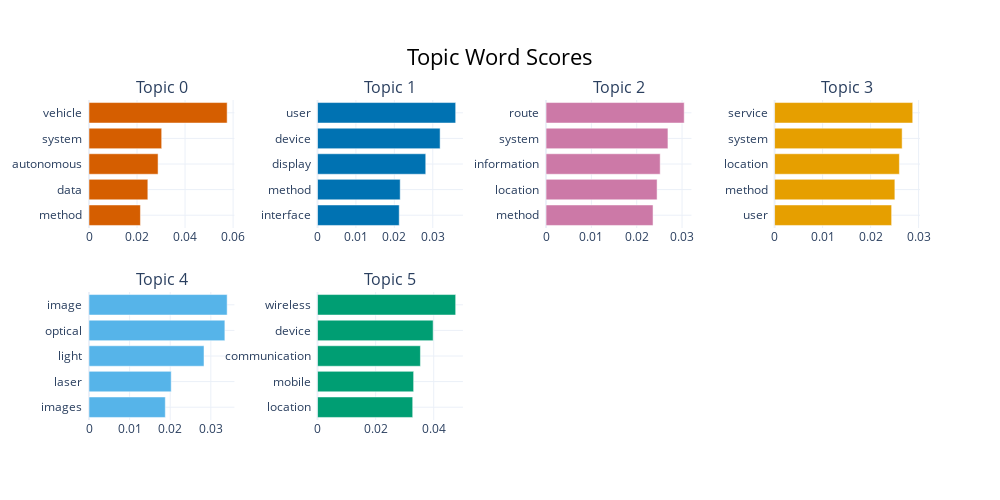

Here is the notebook cell this chart was saved with:
### Code cell
# New: Utilize additional visualization methods
topic_model.visualize_barchart(top_n_topics=10)

### Figure 1 — Plotly figure (JSON) as saved in the notebook; plotly's stock layout.template omitted (floating-point values rounded to 4 significant figures)
{"data": [{"marker": {"color": "#D55E00"}, "orientation": "h", "type": "bar", "x": [0.02141, 0.0245, 0.02876, 0.03026, 0.05753], "xaxis": "x", "y": ["method  ", "data  ", "autonomous  ", "system  ", "vehicle  "], "yaxis": "y"}, {"marker": {"color": "#0072B2"}, "orientation": "h", "type": "bar", "x": [0.02127, 0.02152, 0.02817, 0.03191, 0.03596], "xaxis": "x2", "y": ["interface  ", "method  ", "display  ", "device  ", "user  "], "yaxis": "y2"}, {"marker": {"color": "#CC79A7"}, "orientation": "h", "type": "bar", "x": [0.0236, 0.02449, 0.02517, 0.02689, 0.03047], "xaxis": "x3", "y": ["method  ", "location  ", "information  ", "system  ", "route  "], "yaxis": "y3"}, {"marker": {"color": "#E69F00"}, "orientation": "h", "type": "bar", "x": [0.02439, 0.02506, 0.026, 0.02657, 0.02878], "xaxis": "x4", "y": ["user  ", "method  ", "location  ", "system  ", "service  "], "yaxis": "y4"}, {"marker": {"color": "#56B4E9"}, "orientation": "h", "type": "bar", "x": [0.01879, 0.02025, 0.02832, 0.03346, 0.03402], "xaxis": "x5", "y": ["images  ", "laser  ", "light  ", "optical  ", "image  "], "yaxis": "y5"}, {"marker": {"color": "#009E73"}, "orientation": "h", "type": "bar", "x": [0.03277, 0.03308, 0.03542, 0.0398, 0.04756], "xaxis": "x6", "y": ["location  ", "mobile  ", "communication  ", "device  ", "wireless  "], "yaxis": "y6"}], "layout": {"annotations": [{"font": {"size": 16}, "showarrow": false, "text": "Topic 0", "x": 0.0875, "xanchor": "center", "xref": "paper", "y": 1, "yanchor": "bottom", "yref": "paper"}, {"font": {"size": 16}, "showarrow": false, "text": "Topic 1", "x": 0.3625, "xanchor": "center", "xref": "paper", "y": 1, "yanchor": "bottom", "yref": "paper"}, {"font": {"size": 16}, "showarrow": false, "text": "Topic 2", "x": 0.6375, "xanchor": "center", "xref": "paper", "y": 1, "yanchor": "bottom", "yref": "paper"}, {"font": {"size": 16}, "showarrow": false, "text": "Topic 3", "x": 0.9125, "xanchor": "center", "xref": "paper", "y": 1, "yanchor": "bottom", "yref": "paper"}, {"font": {"size": 16}, "showarrow": false, "text": "Topic 4", "x": 0.0875, "xanchor": "center", "xref": "paper", "y": 0.4, "yanchor": "bottom", "yref": "paper"}, {"font": {"size": 16}, "showarrow": false, "text": "Topic 5", "x": 0.3625, "xanchor": "center", "xref": "paper", "y": 0.4, "yanchor": "bottom", "yref": "paper"}], "height": 500, "hoverlabel": {"bgcolor": "white", "font": {"family": "Rockwell", "size": 16}}, "showlegend": false, "title": {"font": {"color": "Black", "size": 22}, "text": "Topic Word Scores", "x": 0.5, "xanchor": "center", "yanchor": "top"}, "width": 1000, "xaxis": {"anchor": "y", "domain": [0, 0.175], "showgrid": true}, "xaxis2": {"anchor": "y2", "domain": [0.275, 0.45], "showgrid": true}, "xaxis3": {"anchor": "y3", "domain": [0.55, 0.725], "showgrid": true}, "xaxis4": {"anchor": "y4", "domain": [0.825, 1], "showgrid": true}, "xaxis5": {"anchor": "y5", "domain": [0, 0.175], "showgrid": true}, "xaxis6": {"anchor": "y6", "domain": [0.275, 0.45], "showgrid": true}, "xaxis7": {"anchor": "y7", "domain": [0.55, 0.725], "showgrid": true}, "xaxis8": {"anchor": "y8", "domain": [0.825, 1], "showgrid": true}, "yaxis": {"anchor": "x", "domain": [0.6, 1], "showgrid": true}, "yaxis2": {"anchor": "x2", "domain": [0.6, 1], "showgrid": true}, "yaxis3": {"anchor": "x3", "domain": [0.6, 1], "showgrid": true}, "yaxis4": {"anchor": "x4", "domain": [0.6, 1], "showgrid": true}, "yaxis5": {"anchor": "x5", "domain": [0, 0.4], "showgrid": true}, "yaxis6": {"anchor": "x6", "domain": [0, 0.4], "showgrid": true}, "yaxis7": {"anchor": "x7", "domain": [0, 0.4], "showgrid": true}, "yaxis8": {"anchor": "x8", "domain": [0, 0.4], "showgrid": true}}}
